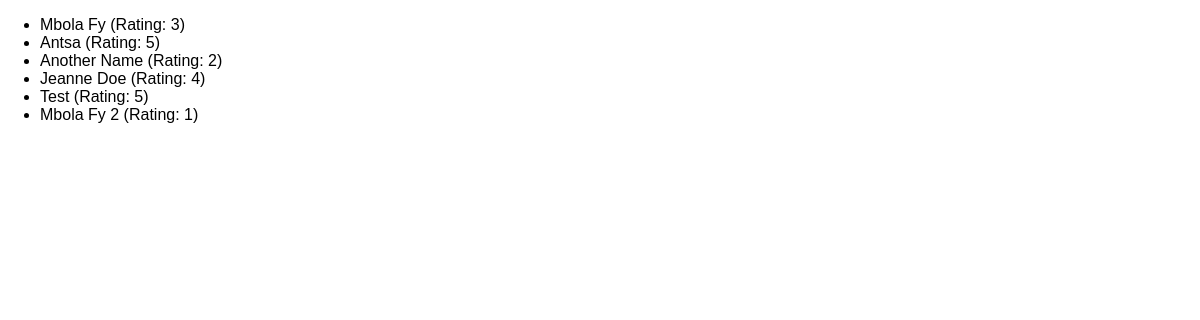
The app's page /reviews/ with its own data.
### reviews/models.py (models this page shows)
class Review(models.Model):
    user_name = models.CharField(max_length=100)
    review_text = models.TextField()
    reting = models.IntegerField()

### reviews/views.py (the view)
# urls.py: path("reviews/", views.ReviewListView.as_view()),
class ReviewListView(ListView):
    template_name = "reviews/review_list.html"
    model = Review

### reviews/templates/reviews/review_list.html (shortened to what this page needs)
{% extends 'reviews/base.html' %}
{% block content %}
  <ul>
    {% for review in object_list %}
        <li>{{ review.user_name }} (Rating: {{ review.reting }})</li>
    {% endfor %}
  </ul>
{% endblock content %}

### reviews/static/reviews/styles.css (style rules this page uses)
body { font-family: sans-serif; margin: 0; }

### records on screen
Review: user_name "Mbola Fy", reting "3"
Review: user_name "Antsa", reting "5"
Review: user_name "Another Name", reting "2"
Review: user_name "Jeanne Doe", reting "4"
Review: user_name "Test", reting "5"
Review: user_name "Mbola Fy 2", reting "1"
